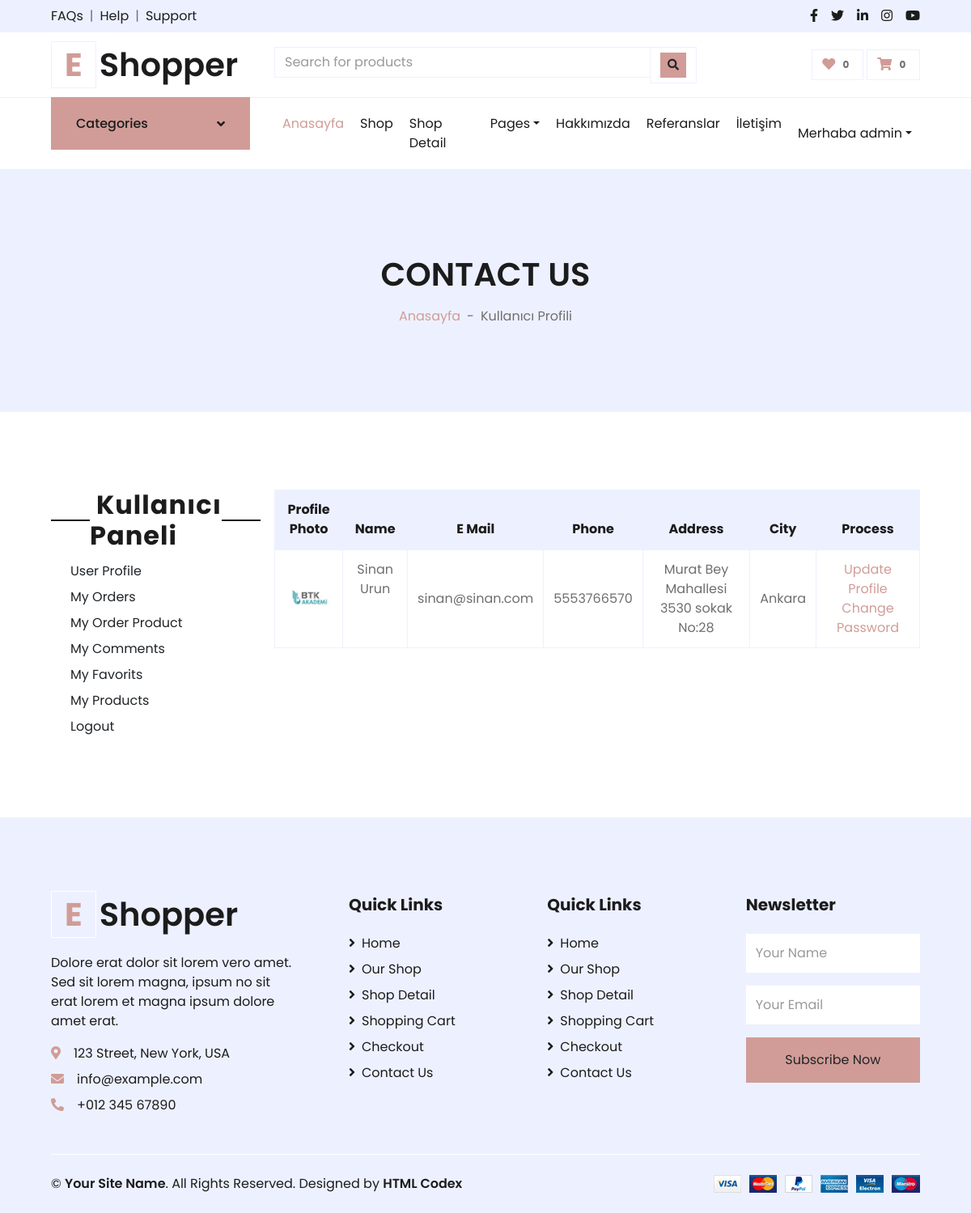
Screenshot of /user/ (signed in) with the database file from the repository.
### home/models.py (models this page shows, shortened)
class UserProfile(models.Model):
    user = models.OneToOneField(User, on_delete=models.CASCADE)
    phone = models.CharField(blank=True, max_length=20)
    address = models.CharField(blank=True, max_length=150)
    city = models.CharField(blank=True, max_length=20)
    country = models.CharField(blank=True, max_length=50)
    image = models.ImageField(blank=True, upload_to='images/users/', default="images/users/user.png")
    def image_tag(self):
        return mark_safe('<img src="{}" height="50"/>'.format(self.image.url))
    image_tag.short_description = 'Image'

### user/views.py (the view)
# urls.py: path("", views.index, name="index"),
def index(request):
    category = Category.objects.all()
    setting = Setting.objects.get(pk=1)
    profile = UserProfile.objects.get(user_id=request.user.pk)
    context = {'setting': setting,
               'category': category,
               'profile': profile}
    return render(request, 'user_profile.html', context)

### user/templates/user_profile.html (shortened to what this page needs)
{% extends 'homebase.html' %}
{% block sidebar %} {% include 'sidebar.html' %}  {% endblock %}
{% block body %}
    <div class="container-fluid bg-secondary mb-5">
        <div class="d-flex flex-column align-items-center justify-content-center" style="min-height: 300px">
            <h1 class="font-weight-semi-bold text-uppercase mb-3">Contact Us</h1>
            <div class="d-inline-flex">
                <p class="m-0"><a href="/">Anasayfa</a></p>
                <p class="m-0 px-2">-</p>
                <p class="m-0">Kullanıcı Profili</p>
            </div>
        </div>
    </div>
    <div class="container-fluid pt-5">
        <div class="row px-xl-5">
            {% include 'user_panel.html' %}
                       <div class="col-lg-9 table-responsive mb-5">
                <table class="table table-bordered text-center mb-0">
                    <thead class="bg-secondary text-dark">
                        <tr>
                            <th>Profile Photo  </th>
                            <th>Name</th>
                            <th>E Mail</th>
                            <th>Phone</th>
                            <th>Address</th>
                              <th>City</th>
                              <th>Process</th>
                        </tr>
                    </thead>
                    <tbody class="align-middle">
                        <tr>
                            <td class="align-middle"><img src="{{  profile.image.url }}" alt="" style="width: 50px;"></td>
                            <td>    {{ profile.user.get_full_name }}</td>
                            <td class="align-middle">{{ profile.user.email}}</td>
                            <td class="align-middle">
                                {{ profile.phone}}
                            </td>
                            <td class="align-middle"> {{ profile.address}}</td>
                            <td class="align-middle"> {{ profile.city}}</td>
                            <td class="align-middle">
                                <a href="/user/update" class="primary-btn">Update Profile</a>
                                <a href="/user/password" class="primary-btn">Change Password</a>
                            </td>
                        </tr>
                    </tbody>
                </table>
            </div>
        </div>
    </div>
 {% endblock %}

### home/templates/sidebar.html (shortened to what this page needs)
{%  load static %}
{% if page == 'home' %}
    <div class="container-fluid mb-5">
{% else %}
  <div class="container-fluid">
      {% endif %}
        <div class="row border-top px-xl-5">
            <div class="col-lg-3 d-none d-lg-block">
                <a class="btn shadow-none d-flex align-items-center justify-content-between bg-primary text-white w-100" data-toggle="collapse" href="#navbar-vertical" style="height: 65px; margin-top: -1px; padding: 0 30px;">
                    <h6 class="m-0">Categories</h6>
                    <i class="fa fa-angle-down text-dark"></i>
                </a>
                        {% load mptt_tags %}
            </div>
            <div class="col-lg-9">
                <nav class="navbar navbar-expand-lg bg-light navbar-light py-3 py-lg-0 px-0">
                    <div class="collapse navbar-collapse justify-content-between" id="navbarCollapse">
                        <div class="navbar-nav mr-auto py-0">
                            <a href="/" class="nav-item nav-link active">Anasayfa</a>
                            <a href="shop.html" class="nav-item nav-link">Shop</a>
                            <a href="detail.html" class="nav-item nav-link">Shop Detail</a>
                            <div class="nav-item dropdown">
                                <a href="#" class="nav-link dropdown-toggle" data-toggle="dropdown">Pages</a>
                            </div>
                            <a href="/hakkimizda" class="nav-item nav-link">Hakkımızda</a>
                            <a href="/referanslar" class="nav-item nav-link">Referanslar</a>
                            <a href="/iletisim" class="nav-item nav-link">İletişim</a>
                        </div>
                        <div class="navbar-nav ml-auto py-0">
                            {%  if user.id is not None %}
                            <div class="nav-item dropdown">
                                <a href="#" class="nav-link dropdown-toggle" data-toggle="dropdown"> Merhaba {{ user.username }}</a>
                            </div>
                                {% else %}
                                  <a href="/login" class="nav-item nav-link">Login</a>
                            <a href="/signup" class="nav-item nav-link">Signup</a>
                            {% endif %}
                        </div>
                    </div>
                </nav>
            </div>
        </div>
    </div>

### rows the page displays
UserProfile: image (picture), user.get_full_name "Sinan Urun", user.email "sinan@sinan.com", phone "5553766570", address "Murat Bey Mahallesi 3530 sokak No:28", city "Ankara"

### other values shown
{{ user.username }} "admin"
